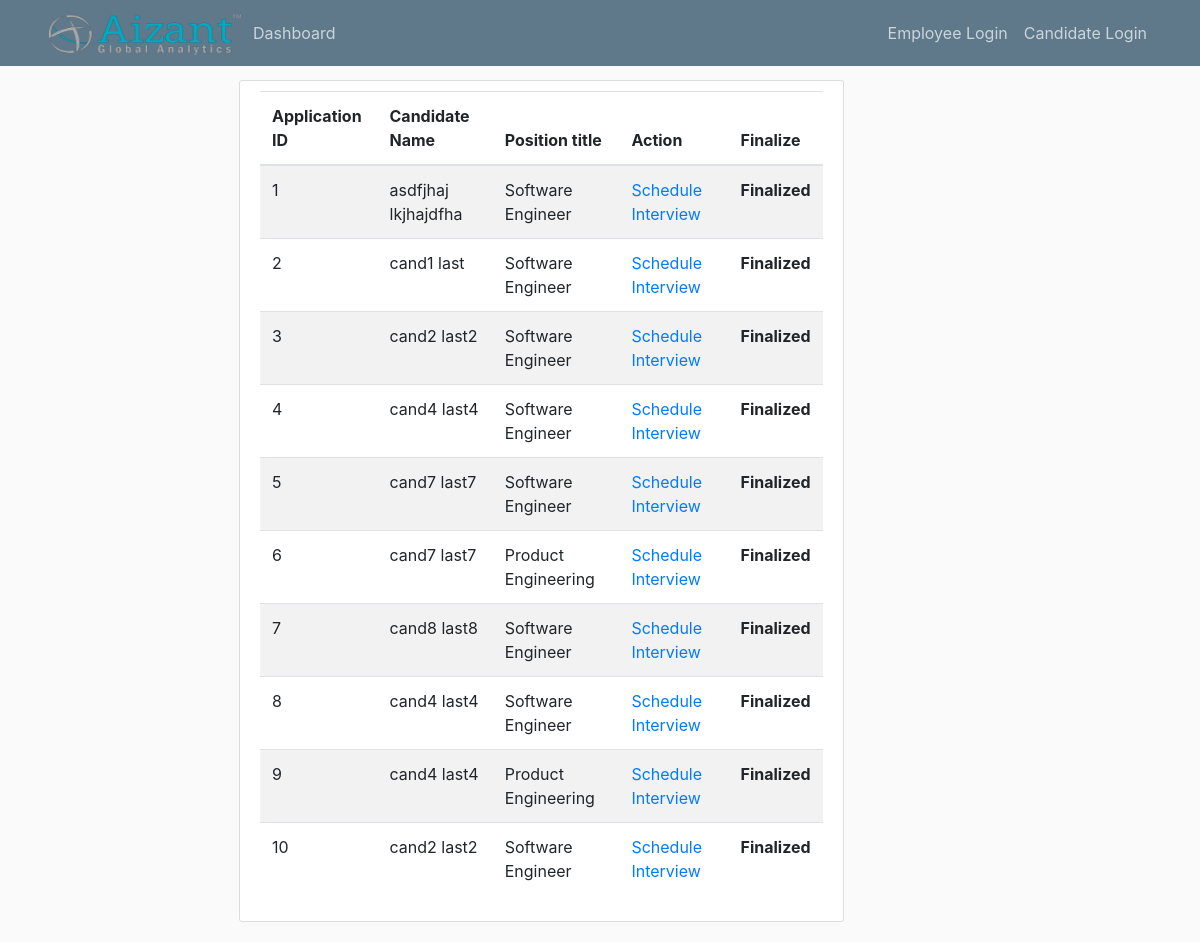
Screenshot of /application/all with the database file from the repository.
### app/models.py (models this page shows, shortened)
class Application(db.Model):
    id = db.Column(db.Integer, primary_key=True)
    position_id = db.Column(db.Integer, db.ForeignKey('position.id'))
    candidate_id = db.Column(db.Integer, db.ForeignKey('candidate.id'))
    round = db.Column(db.Integer, default=0)
    status = db.Column(db.String(10))
    Feedback = db.Column(db.String(255))
    push = db.Column(db.Boolean, default=False)

class Candidate(db.Model):
    id = db.Column(db.Integer, primary_key=True)
    first_name = db.Column(db.String(30))
    last_name = db.Column(db.String(30))
    contact_number = db.Column(db.String(10))
    email = db.Column(db.String(200), unique=True)
    password = db.Column(db.String(260))
    pan_card = db.Column(db.String(10))
    current_location = db.Column(db.String(200))
    candidate_compensation = db.relationship('CandidateCompensation', backref='candidate', uselist=False)  # one to
    candidate_professions = db.relationship('CandidateProfession', backref='candidate')  # one to many with candidate
    candidate_educations = db.relationship('CandidateEducation', backref='candidate')  # one to many w education
    applications = db.relationship('Application', backref='candidate')

class Position(db.Model):
    id = db.Column(db.Integer, primary_key=True)
    title = db.Column(db.String)
    description = db.Column(db.String(500))
    required_number = db.Column(db.Integer)
    number_applied = db.Column(db.Integer)
    applications = db.relationship('Application', backref='application')

### app/routes.py (the view)
@app.route('/application/all')
def view_all_applications():
    applications = Application.query.all()
    meta_cand = {}
    meta_pos = {}
    for appl in applications:
        curr_candidate = Candidate.query.filter_by(id=appl.candidate_id).first()
        curr_pos = Position.query.filter_by(id=appl.position_id).first()
        meta_cand[appl] = curr_candidate
        meta_pos[appl] = curr_pos
    return render_template('view_application_list.html', applications=applications, meta_cand=meta_cand,
                           meta_pos=meta_pos)

### app/templates/view_application_list.html
{% extends 'layout.html' %}
{% block content %}
    <div class="content-section">
        <table class="table table-striped">
            <thead>
            <tr>
                <th>Application ID</th>
                <th>Candidate Name</th>
                <th>Position title</th>
                <th>Action</th>
                <th>Finalize</th>
            </tr>
            </thead>
            <tbody>
                {% for application in applications %}
                    <tr>
                    <td>{{ application.id }}</td>
                    <td>{{ meta_cand[application].first_name + ' ' + meta_cand[application].last_name }}</td>
                    <td>{{ meta_pos[application].title }}</td>
                    <td><a href="{{ url_for('create_new_interview', application_id=application.id) }}">Schedule Interview</a></td>
                    {% if application.push == False %}
                    <td><a class="btn btn-primary" href="{{ url_for('push_to_manager',application_id = application.id) }}">Finalize</a></td>
                    {% else %}
                    <td><b>Finalized</b></td>
                    {% endif %}
                    </tr>
                {% endfor %}
            </tbody>
        </table>
    </div>
{% endblock %}

### app/static/main.css (style rules this page uses)
body { background: #fafafa; color: #333333; margin-top: 5rem; }
.content-section { background: #ffffff; padding: 10px 20px; border: 1px solid #dddddd; border-radius: 3px; margin-bottom: 20px; }

### rows the page displays
Application: id "1", push "Finalized"
Candidate: first_name+last_name "asdfjhaj lkjhajdfha"
Position: title "Software Engineer"
Application: id "2", push "Finalized"
Candidate: first_name+last_name "cand1 last"
Application: id "3", push "Finalized"
Candidate: first_name+last_name "cand2 last2"
Application: id "4", push "Finalized"
Candidate: first_name+last_name "cand4 last4"
Application: id "5", push "Finalized"
Candidate: first_name+last_name "cand7 last7"
Application: id "6", push "Finalized"
Position: title "Product Engineering"
Application: id "7", push "Finalized"
Candidate: first_name+last_name "cand8 last8"
Application: id "8", push "Finalized"
Application: id "9", push "Finalized"
Application: id "10", push "Finalized"
